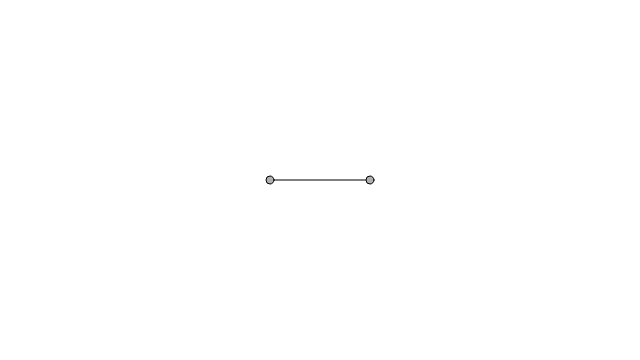
Frame 1 (no input)
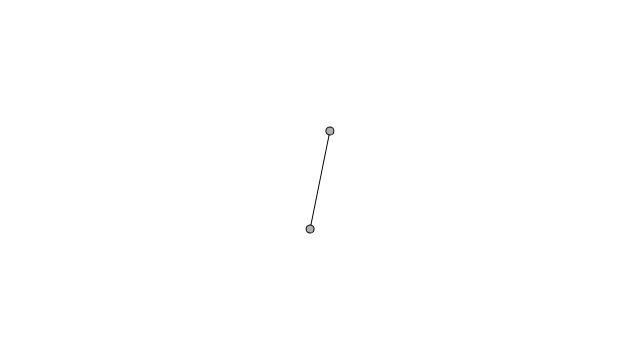
Frame 60 (no input)
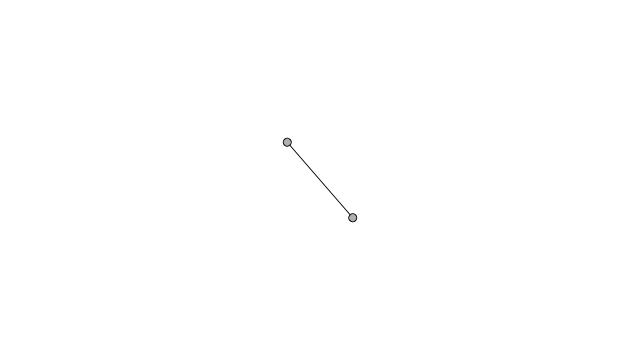
Frame 120 (the mouse pressed at the canvas centre since frame 60)

The p5.js sketch that drew these frames (run headless with seeded random() and noise() and a simulated clock; from frame 60 on, the mouse is pressed at the canvas centre):

// p5.js sketch
// ── sketch.js
let angle = 0;
let aVelocity = 0;
let aAcceleration = 0.001;

function setup() {
  createCanvas(640, 360);
}

function draw() {
  background(255);

  fill(175);
  stroke(0);
  translate(width / 2, height / 2);
  rotate(angle);
  line(-50, 0, 50, 0);
  ellipse(50, 0, 8, 8);
  ellipse(-50, 0, 8, 8);

  aVelocity += aAcceleration;
  angle += aVelocity;
}
